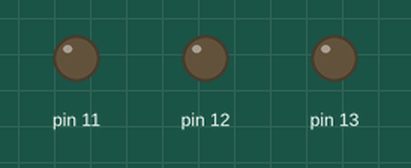
The sketch below on a simulated Arduino Uno, built with avr-gcc and run on an emulated ATmega328P. Shown: output pins drawn as LEDs (lit = HIGH).

Above: at 0.5 s.
At 2.5 s:
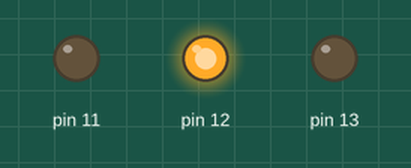
At 3.5 s:
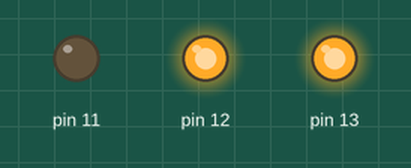
At 4.5 s:
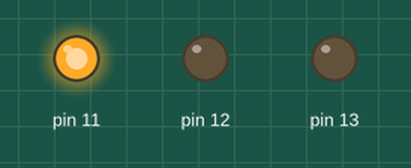
At 6.5 s:
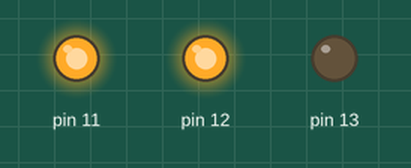
At 9.5 s:
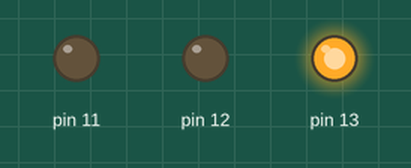
Timing chart, 0 to 10.4 s (numbered marks = the images above):
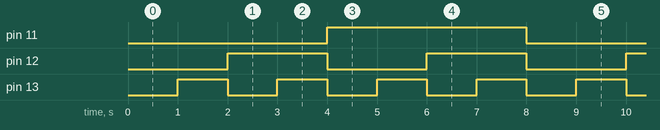

The sketch:

digital-analyzer.ino
```cpp
void setup() {
  // put your setup code here, to run once:
  Serial.begin(9600);
  pinMode(11, OUTPUT);
  pinMode(12, OUTPUT);
  pinMode(13, OUTPUT);
}

void setSignals(char value){
  digitalWrite(13, value & 1);
  digitalWrite(12, (value >> 1)&1);
  digitalWrite(11, (value >> 2)&1);
}

void loop() {
    for (char i = 0; i < 8; i++){
      setSignals(i);
      delay(1000);
    }
}
```

Measured:
- by itself, pin 11: alternates HIGH for 4.0 s and LOW for 4.0 s
- by itself, pin 12: alternates HIGH for 2.0 s and LOW for 2.0 s
- by itself, pin 13: alternates HIGH for 1.0 s and LOW for 1.0 s
